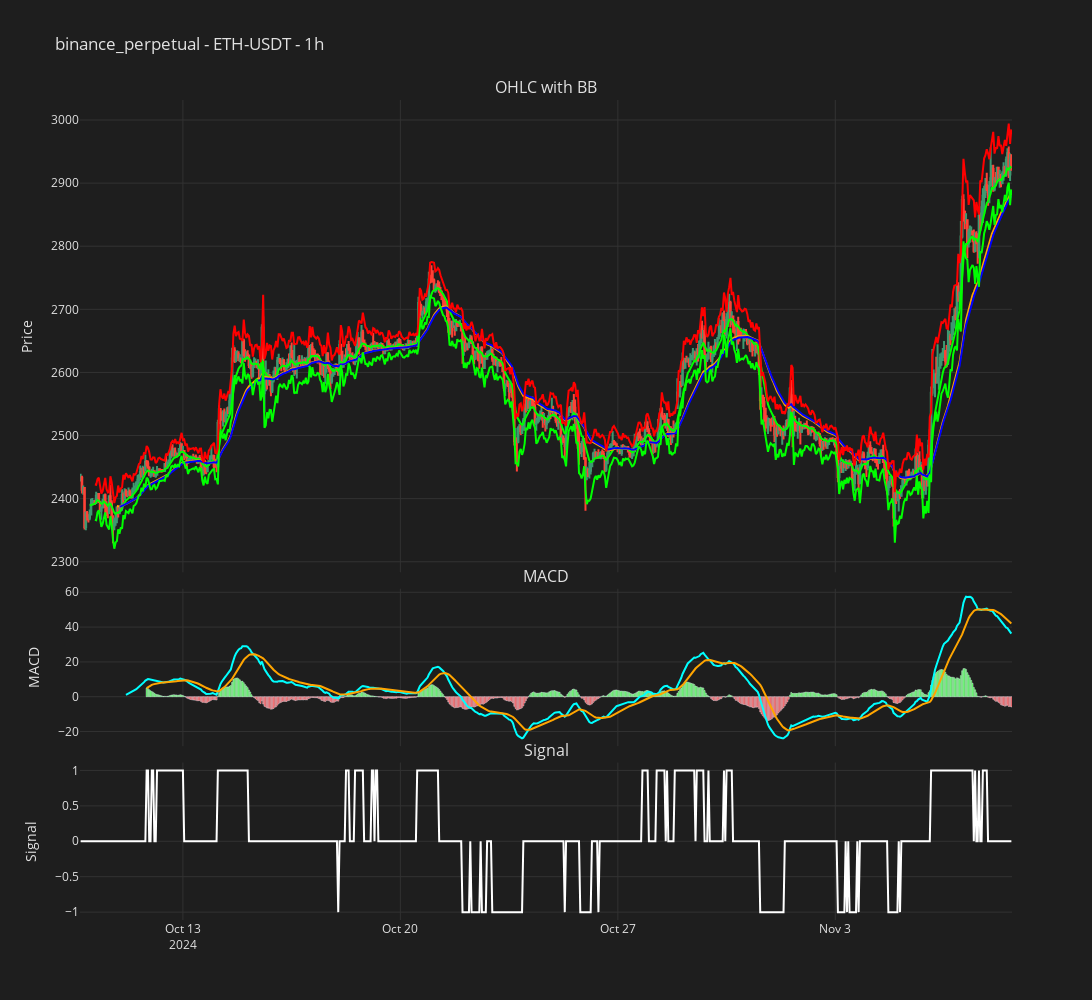

The cell this chart's notebook holds for it:
### Code cell
from plotly.subplots import make_subplots
import plotly.graph_objects as go

fig = make_subplots(rows=3, cols=1, shared_xaxes=True, vertical_spacing=0.02,
                    subplot_titles=('OHLC with BB', 'MACD', 'Signal'),
                    row_heights=[0.6, 0.2, 0.2])

# Add candlestick
fig.add_trace(go.Candlestick(x=candles_df.index,
                             open=candles_df['open'],
                             high=candles_df['high'],
                             low=candles_df['low'],
                             close=candles_df['close'],
                             name='Candlesticks'),
              row=1, col=1)


# Add EMAs
ema_fast = f'EMA_{ema_short}'
ema_med = f'EMA_{ema_medium}' 
ema_slow = f'EMA_{ema_long}'

fig.add_trace(go.Scatter(x=candles_df.index, y=candles_df[ema_fast],
                         line=dict(color='#00FF00', width=2),
                         name='Fast EMA'), row=1, col=1)
fig.add_trace(go.Scatter(x=candles_df.index, y=candles_df[ema_med],
                         line=dict(color='#FFA500', width=2), 
                         name='Medium EMA'), row=1, col=1)
fig.add_trace(go.Scatter(x=candles_df.index, y=candles_df[ema_slow],
                         line=dict(color='#0000FF', width=2),
                         name='Slow EMA'), row=1, col=1)

# Add MACD
macd = f'MACD_{macd_fast}_{macd_slow}_{macd_signal}'
macd_s = f'MACDs_{macd_fast}_{macd_slow}_{macd_signal}'
macd_hist = f'MACDh_{macd_fast}_{macd_slow}_{macd_signal}'

fig.add_trace(go.Scatter(x=candles_df.index, y=candles_df[macd], 
                         line=dict(color='#00FFFF', width=2),
                         name='MACD'), row=2, col=1)
fig.add_trace(go.Scatter(x=candles_df.index, y=candles_df[macd_s], 
                         line=dict(color='#FFA500', width=2),
                         name='Signal'), row=2, col=1)
fig.add_trace(go.Bar(x=candles_df.index, y=candles_df[macd_hist], name='Histogram',
                     marker_color=candles_df[macd_hist].apply(
                         lambda x: '#00FF00' if x >= 0 else '#FF0000')),
              row=2, col=1)

# Add ATR support and resistance
fig.add_trace(go.Scatter(x=candles_df.index, y=candles_df["long_atr_support"],
                         line=dict(color='#00FF00', width=2),
                         name='Long ATR Support'), row=1, col=1)
fig.add_trace(go.Scatter(x=candles_df.index, y=candles_df["short_atr_resistance"],
                         line=dict(color='#FF0000', width=2),
                         name='Short ATR Resistance'), row=1, col=1)

# Add the signal line
fig.add_trace(go.Scatter(x=candles_df.index, y=candles_df['signal'],
                         mode='lines',
                         name='Signal',
                         line=dict(color="white")),
              row=3, col=1)

# Update layout for dark theme
fig.update_layout(
    title=f'{exchange} - {trading_pair} - {timeframe}',
    width=1500, height=1000,
    font=dict(color='#e1e1e1'),
    plot_bgcolor='#1e1e1e',
    paper_bgcolor='#1e1e1e',
    xaxis_rangeslider_visible=False,
    legend=dict(bgcolor='rgba(0,0,0,0)'),
    yaxis=dict(title='Price'),
    yaxis2=dict(title='MACD', showgrid=False),
    yaxis3=dict(title='Signal', showgrid=False),
    showlegend=False
)

# Update axes
fig.update_xaxes(showgrid=True, gridwidth=1, gridcolor='#323232', zeroline=False)
fig.update_yaxes(showgrid=True, gridwidth=1, gridcolor='#323232', zeroline=False)

# Show the plot
fig.show()

### Figure 1 — Plotly figure (JSON) as saved in the notebook; plotly's stock layout.template omitted (floating-point values rounded to 4 significant figures; data arrays with more than 128 entries replaced by an {"elided": "..."} marker saying what was removed)
{"data": [{"close": {"elided": "720 float values"}, "high": {"elided": "720 float values"}, "low": {"elided": "720 float values"}, "name": "Candlesticks", "open": {"elided": "720 float values"}, "type": "candlestick", "x": {"elided": "720 str values"}, "xaxis": "x", "yaxis": "y"}, {"line": {"color": "#00FF00", "width": 2}, "name": "Fast EMA", "type": "scatter", "x": {"elided": "720 str values"}, "xaxis": "x", "y": {"elided": "720 float values"}, "yaxis": "y"}, {"line": {"color": "#FFA500", "width": 2}, "name": "Medium EMA", "type": "scatter", "x": {"elided": "720 str values"}, "xaxis": "x", "y": {"elided": "720 float values"}, "yaxis": "y"}, {"line": {"color": "#0000FF", "width": 2}, "name": "Slow EMA", "type": "scatter", "x": {"elided": "720 str values"}, "xaxis": "x", "y": {"elided": "720 float values"}, "yaxis": "y"}, {"line": {"color": "#00FFFF", "width": 2}, "name": "MACD", "type": "scatter", "x": {"elided": "720 str values"}, "xaxis": "x2", "y": {"elided": "720 float values"}, "yaxis": "y2"}, {"line": {"color": "#FFA500", "width": 2}, "name": "Signal", "type": "scatter", "x": {"elided": "720 str values"}, "xaxis": "x2", "y": {"elided": "720 float values"}, "yaxis": "y2"}, {"marker": {"color": {"elided": "720 str values"}}, "name": "Histogram", "type": "bar", "x": {"elided": "720 str values"}, "xaxis": "x2", "y": {"elided": "720 float values"}, "yaxis": "y2"}, {"line": {"color": "#00FF00", "width": 2}, "name": "Long ATR Support", "type": "scatter", "x": {"elided": "720 str values"}, "xaxis": "x", "y": {"elided": "720 float values"}, "yaxis": "y"}, {"line": {"color": "#FF0000", "width": 2}, "name": "Short ATR Resistance", "type": "scatter", "x": {"elided": "720 str values"}, "xaxis": "x", "y": {"elided": "720 float values"}, "yaxis": "y"}, {"line": {"color": "white"}, "mode": "lines", "name": "Signal", "type": "scatter", "x": {"elided": "720 str values"}, "xaxis": "x3", "y": {"elided": "720 int values"}, "yaxis": "y3"}], "layout": {"annotations": [{"font": {"size": 16}, "showarrow": false, "text": "OHLC with BB", "x": 0.5, "xanchor": "center", "xref": "paper", "y": 1, "yanchor": "bottom", "yref": "paper"}, {"font": {"size": 16}, "showarrow": false, "text": "MACD", "x": 0.5, "xanchor": "center", "xref": "paper", "y": 0.404, "yanchor": "bottom", "yref": "paper"}, {"font": {"size": 16}, "showarrow": false, "text": "Signal", "x": 0.5, "xanchor": "center", "xref": "paper", "y": 0.192, "yanchor": "bottom", "yref": "paper"}], "font": {"color": "#e1e1e1"}, "height": 1000, "legend": {"bgcolor": "rgba(0,0,0,0)"}, "paper_bgcolor": "#1e1e1e", "plot_bgcolor": "#1e1e1e", "showlegend": false, "title": {"text": "binance_perpetual - ETH-USDT - 1h"}, "width": 1500, "xaxis": {"anchor": "y", "domain": [0, 1], "gridcolor": "#323232", "gridwidth": 1, "matches": "x3", "rangeslider": {"visible": false}, "showgrid": true, "showticklabels": false, "zeroline": false}, "xaxis2": {"anchor": "y2", "domain": [0, 1], "gridcolor": "#323232", "gridwidth": 1, "matches": "x3", "showgrid": true, "showticklabels": false, "zeroline": false}, "xaxis3": {"anchor": "y3", "domain": [0, 1], "gridcolor": "#323232", "gridwidth": 1, "showgrid": true, "zeroline": false}, "yaxis": {"anchor": "x", "domain": [0.424, 1], "gridcolor": "#323232", "gridwidth": 1, "showgrid": true, "title": {"text": "Price"}, "zeroline": false}, "yaxis2": {"anchor": "x2", "domain": [0.212, 0.404], "gridcolor": "#323232", "gridwidth": 1, "showgrid": true, "title": {"text": "MACD"}, "zeroline": false}, "yaxis3": {"anchor": "x3", "domain": [0, 0.192], "gridcolor": "#323232", "gridwidth": 1, "showgrid": true, "title": {"text": "Signal"}, "zeroline": false}}}
